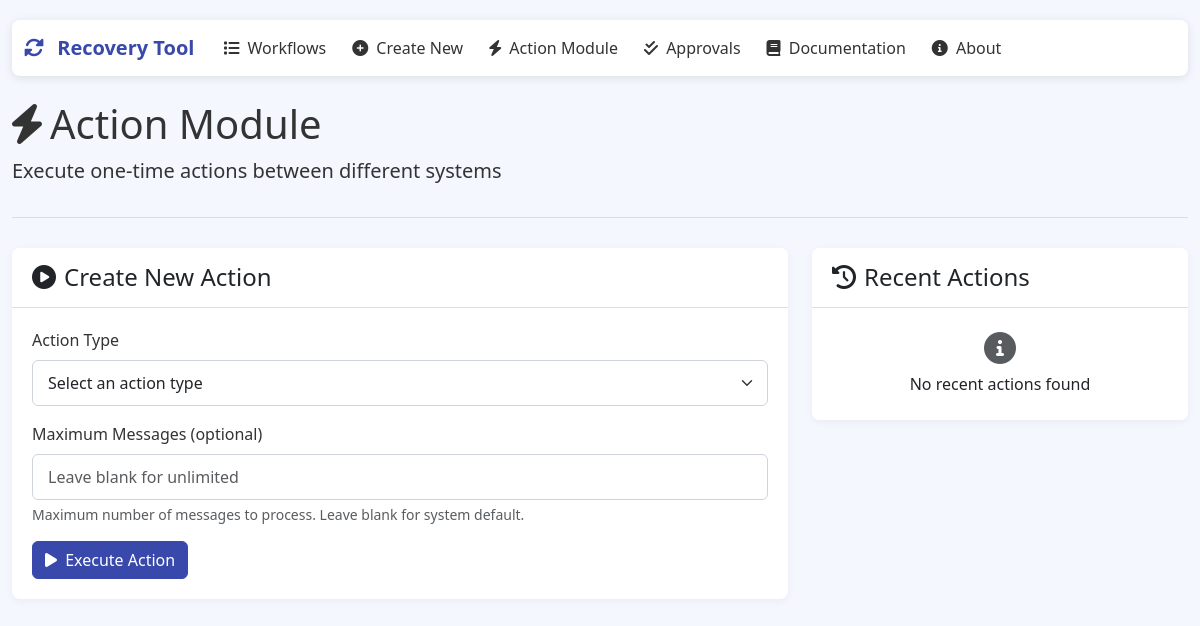
The app's page /workflows/actions/, older data.
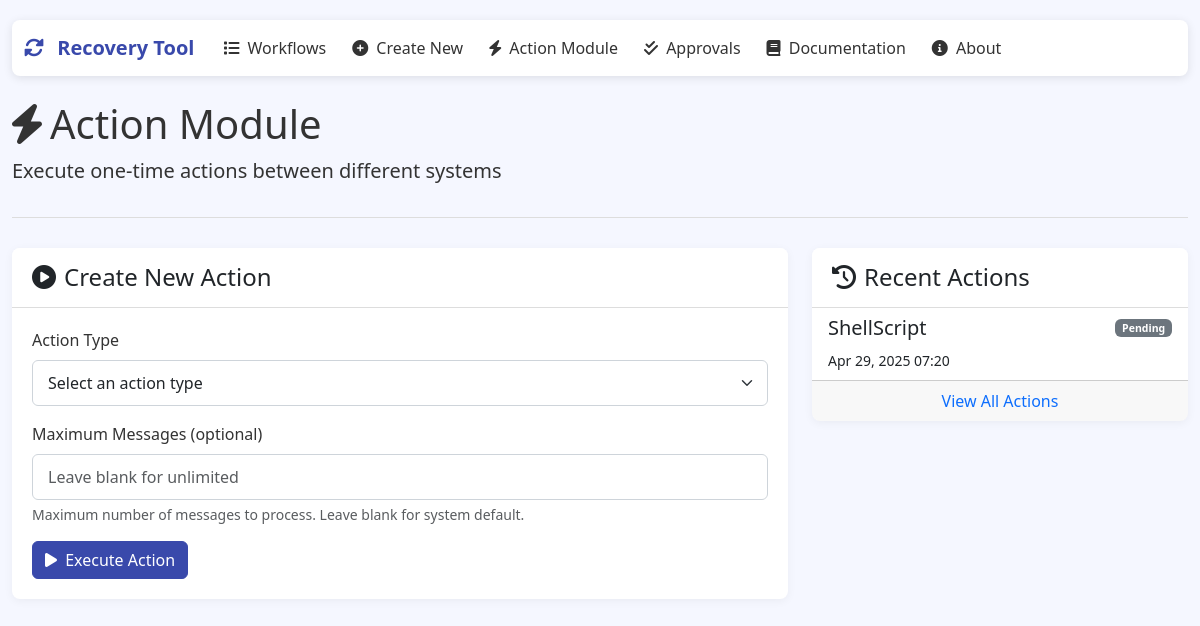
The same page, newer data.
### workflow_builder/models.py (models this page shows, shortened)
class ActionLog(models.Model):
    STATUS_CHOICES = [
        ('pending', 'Pending'),
        ('running', 'Running'),
        ('completed', 'Completed'),
        ('failed', 'Failed'),
    ]
    id = models.UUIDField(primary_key=True, default=uuid.uuid4, editable=False)
    action_type = models.CharField(max_length=50)
    source_type = models.CharField(max_length=50, null=True, blank=True)
    target_type = models.CharField(max_length=50, null=True, blank=True)
    source_config = models.TextField(null=True, blank=True)
    target_config = models.TextField(null=True, blank=True)
    parameters = models.JSONField(default=dict)
    created_at = models.DateTimeField(auto_now_add=True)
    started_at = models.DateTimeField(null=True, blank=True)
    completed_at = models.DateTimeField(null=True, blank=True)
    status = models.CharField(max_length=20, choices=STATUS_CHOICES, default='pending')
    result_summary = models.TextField(null=True, blank=True)
    log_output = models.TextField(null=True, blank=True)
    error_message = models.TextField(null=True, blank=True)
    class Meta:
        ordering = ['-created_at']

### workflow_builder/views.py (the view)
# urls.py: path('actions/', views.action_module, name='action_module'),
def action_module(request):
    action_logs = ActionLog.objects.all().order_by('-created_at')[:10]
    return render(request, 'workflow_builder/action_module.html', {
        'action_logs': action_logs,
        'infra_types': WorkflowStep.INFRA_TYPES,
    })

### workflow_builder/templates/workflow_builder/action_module.html (shortened to what this page needs)
{% extends 'workflow_builder/base.html' %}
{% block content %}
<div class="page-header">
    <h1><i class="fas fa-bolt me-2"></i>Action Module</h1>
    <p class="lead">Execute one-time actions between different systems</p>
</div>
<div class="row">
    <div class="col-md-8">
        <div class="card mb-4">
            <div class="card-header">
                <h4 class="mb-0"><i class="fas fa-play-circle me-2"></i>Create New Action</h4>
            </div>
            <div class="card-body">
                <form method="post" action="{% url 'create_action' %}">
                    <div class="mb-3">
                        <label for="action_type" class="form-label">Action Type</label>
                        <select class="form-select" id="action_type" name="action_type" required>
                            <option value="">Select an action type</option>
                        </select>
                    </div>
                    <div class="mb-3">
                        <label for="max_messages" class="form-label">Maximum Messages (optional)</label>
                        <input type="number" class="form-control" id="max_messages" name="max_messages" min="1" placeholder="Leave blank for unlimited">
                        <div class="form-text">Maximum number of messages to process. Leave blank for system default.</div>
                    </div>
                    <button type="submit" class="btn btn-primary">
                        <i class="fas fa-play me-1"></i> Execute Action
                    </button>
                </form>
            </div>
        </div>
    </div>
    <div class="col-md-4">
        <div class="card">
            <div class="card-header">
                <h4 class="mb-0"><i class="fas fa-history me-2"></i>Recent Actions</h4>
            </div>
            <div class="card-body p-0">
                <div class="list-group list-group-flush">
                    {% for action in action_logs %}
                    <a href="{% url 'action_status' action.id %}" class="list-group-item list-group-item-action">
                        <div class="d-flex w-100 justify-content-between">
                            <h5 class="mb-1">{{ action.action_type|title|cut:"_"|capfirst }}</h5>
                            <small>
                                {% if action.status == 'completed' %}
                                <span class="badge bg-success">Completed</span>
                                {% elif action.status == 'failed' %}
                                <span class="badge bg-danger">Failed</span>
                                {% elif action.status == 'running' %}
                                <span class="badge bg-primary">Running</span>
                                {% else %}
                                <span class="badge bg-secondary">Pending</span>
                                {% endif %}
                            </small>
                        </div>
                        <small>{{ action.created_at|date:"M d, Y H:i" }}</small>
                    </a>
                    {% empty %}
                    <div class="list-group-item text-center py-4">
                        <i class="fas fa-info-circle mb-2 text-muted fa-2x"></i>
                        <p class="mb-0">No recent actions found</p>
                    </div>
                    {% endfor %}
                </div>
            </div>
            {% if action_logs %}
            <div class="card-footer text-center">
                <a href="#" class="text-decoration-none">View All Actions</a>
            </div>
            {% endif %}
        </div>
    </div>
</div>
{% endblock %}

Row changes from the older to the newer data that the page shows:
added ActionLog: action_type "ShellScript", status "Pending", created_at "Apr 29, 2025 07:20"
Text that changed along with them:
text no longer shown: "No recent actions found"
text now shown: "View All Actions"
